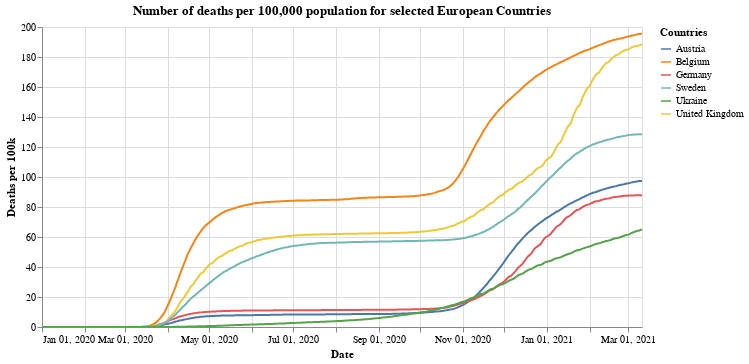

The notebook cell this image was saved under:
### Markdown cell above
## Total deaths per 100,000

### Code cell
#collapse
alt.Chart(x_small).mark_line().encode(
    x=alt.X("yearmonthdate(date):T", axis=alt.Axis(title='Date')),
    y=alt.Y("deaths_per:Q", axis=alt.Axis(title='Deaths per 100k')),
    tooltip='id',
    color=alt.Color('id', legend=alt.Legend(title="Countries")),
    opacity=alt.condition(leg_selection, alt.value(1), alt.value(0.2))
).add_selection(leg_selection).properties(title='Number of deaths per 100,000 population for selected European Countries', width=600).interactive()

### Figure 1 — Vega-Lite specification as saved in the notebook (floating-point values rounded to 4 significant figures; data arrays with more than 128 entries replaced by an {"elided": "..."} marker saying what was removed)
{"config": {"view": {"continuousWidth": 400, "continuousHeight": 300}}, "data": {"name": "data-f435da1a552183ac07e4a075488ee08c"}, "mark": "line", "encoding": {"color": {"type": "nominal", "field": "id", "legend": {"title": "Countries"}}, "opacity": {"condition": {"value": 1, "selection": "selector001"}, "value": 0.2}, "tooltip": {"type": "nominal", "field": "id"}, "x": {"type": "temporal", "axis": {"title": "Date"}, "field": "date", "timeUnit": "yearmonthdate"}, "y": {"type": "quantitative", "axis": {"title": "Deaths per 100k"}, "field": "deaths_per"}}, "selection": {"selector001": {"type": "multi", "fields": ["id"], "bind": "legend"}, "selector003": {"type": "interval", "bind": "scales", "encodings": ["x", "y"]}}, "title": "Number of deaths per 100,000 population for selected European Countries", "width": 600, "$schema": "https://vega.github.io/schema/vega-lite/v4.8.1.json", "datasets": {"data-f435da1a552183ac07e4a075488ee08c": {"elided": "2616 records"}}}
